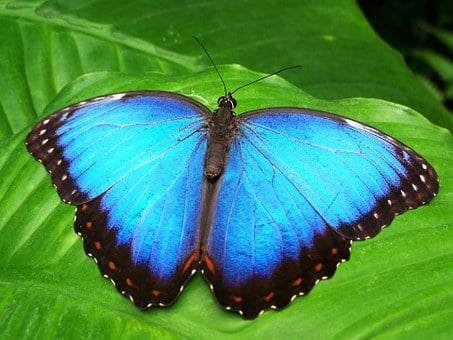
#> input picture butterfly.jpg, 453 x 340 px
$ python python.py
#> lines starting #> are read from the running program, lines starting #| are printed output that depends on the picture; after the words box and inside, x2 and y2 are one past the last pixel; in counts of white or black regions, pixels touching at a corner belong together
import cv2 #pip install opencv-python
import numpy as np
butterfly = cv2.imread("butterfly.jpg")
#> butterfly is the input picture: shape (340, 453, 3); mean B, G, R 82.8, 136.7, 66.3
grey = cv2.cvtColor(butterfly,cv2.COLOR_BGR2GRAY)
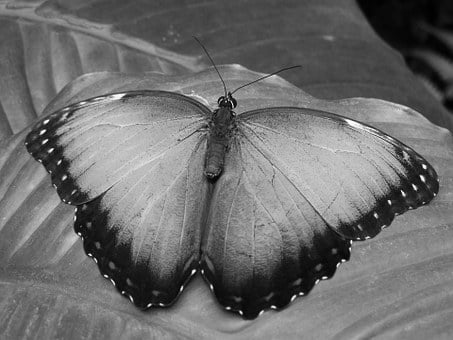
#> grey: shape (340, 453); min 0, max 255, mean 109.5
# cv2.imshow("blue butterfly", grey)
# cv2.waitKey(0)
# print(grey)

black=np.zeros([600,600])
row = black[1:2]
column = black[:,1:2 ]
# row: 3 and 4 , column: 3 and 4
black[200:400, 200:400] = 255
# cv2.imshow("black and white", black)
# cv2.waitKey(0)
# print(black)

poster= cv2.imread("poster.jpg")
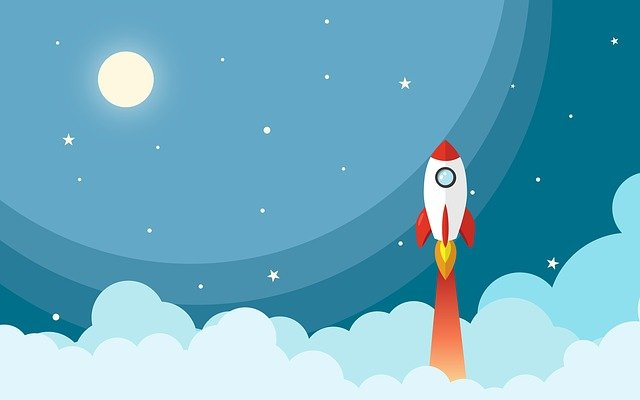
#> input picture poster.jpg, 640 x 400 px
#> poster is the input picture: shape (400, 640, 3); mean B, G, R 194.6, 172.6, 108.6
cv2.imshow("rocket",poster)
cv2.putText(poster,"hello",(20,200), fontFace=cv2.FONT_HERSHEY_COMPLEX,fontScale=1,color=(255,0,0))
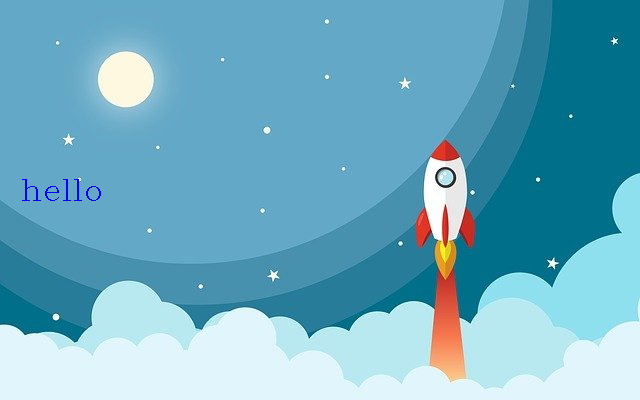
#> poster: shape (400, 640, 3); 0.13% of pixels changed, all inside (x1, y1, x2, y2) = (22, 179, 101, 201)
cv2.waitKey(0)
